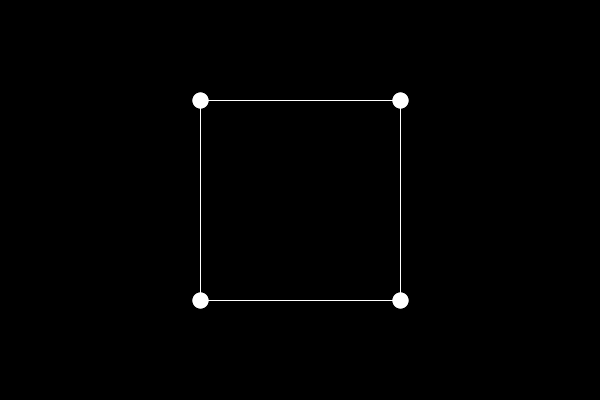
Frame 1 (no input)
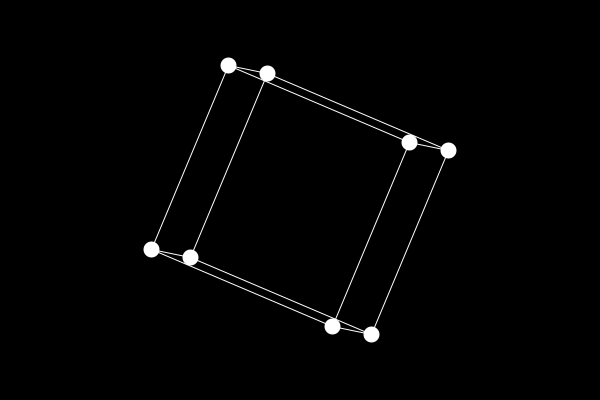
Frame 60 (the mouse pressed at the canvas centre just before this capture)
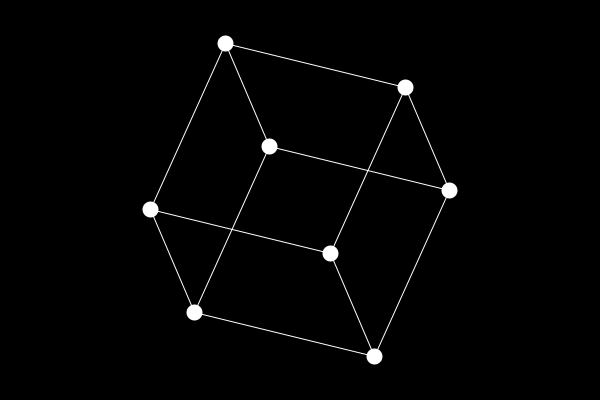
Frame 120 (the mouse held since frame 60 and released just before this capture)

The Processing sketch that drew these frames (run headless with seeded random() and noise(); from frame 60 on, the mouse is pressed at the canvas centre):

// Processing sketch: ThirdDementionCUBEROTATE
// ── ThirdDementionCUBEROTATE.pde
float angle = 0;

PVector[] points = new PVector[8];

float[][] projection = {
  {1, 0, 0},
  {0, 1, 0}
};

void setup() {                                  //vytvoreni samotne krychle
  size(600, 400);

  points[0] = new PVector(-0.5, -0.5, -0.5);
  points[1] = new PVector(0.5, -0.5, -0.5);
  points[2] = new PVector(0.5, 0.5, -0.5);
  points[3] = new PVector(-0.5, 0.5, -0.5);
  points[4] = new PVector(-0.5, -0.5, 0.5);
  points[5] = new PVector(0.5, -0.5, 0.5);
  points[6] = new PVector(0.5, 0.5, 0.5);
  points[7] = new PVector(-0.5, 0.5, 0.5);
}

void draw() {
  background(0);
  translate(width/2, height/2);


  float[][] rotationZ = {                          //rotace kolem osy z
    { cos(angle), -sin(angle), 0},
    { sin(angle), cos(angle), 0},
    { 0, 0, 1}
  };

  float[][] rotationX = {                          //rotace kolem osy x
    { 1, 0, 0},
    { 0, cos(angle), -sin(angle)},
    { 0, sin(angle), cos(angle)}
  };

  float[][] rotationY = {                          //rotace kolem osy y
    { cos(angle), 0, sin(angle)},
    { 0, 1, 0},
    { -sin(angle), 0, cos(angle)}
  };

  PVector[] projected = new PVector[8];

  int index = 0;
  for (PVector v : points) {
    PVector rotated = matmul(rotationY, v);
    rotated = matmul(rotationX, rotated);
    rotated = matmul(rotationZ, rotated);
    PVector projected2d = matmul(projection, rotated);
    projected2d.mult(200);
    projected[index] = projected2d;
    //point(projected2d.x, projected2d.y);
    index++;
  }

  for (PVector v : projected) {
    stroke(255);
    strokeWeight(16);
    noFill();
    point(v.x, v.y);
  }

  // Connecting
  for (int i = 0; i < 4; i++) {
    connect(i, (i+1) % 4, projected);
    connect(i+4, ((i+1) % 4)+4, projected);
    connect(i, i+4, projected);
  }





  angle += 0.03;
}

void connect(int i, int j, PVector[] points) {
  PVector a = points[i];
  PVector b = points[j];
  strokeWeight(1);
  stroke(255);
  line(a.x, a.y, b.x, b.y);
}

// ── matrix.pde
float[][] vecToMatrix(PVector v) {
  float[][] m = new float[3][1];
  m[0][0] = v.x;
  m[1][0] = v.y;
  m[2][0] = v.z;
  return m;
}

PVector matrixToVec(float[][] m) {
  PVector v = new PVector();
  v.x = m[0][0];
  v.y = m[1][0];
  if (m.length > 2) {
    v.z = m[2][0];
  }
  return v;
}

void logMatrix(float[][] m) {
  int cols = m[0].length;
  int rows = m.length;
  println(rows + "x" + cols);
  println("----------------");
  for (int i = 0; i < rows; i++) {
    for (int j = 0; j < cols; j++) {
      print(m[i][j] + " ");
    }
    println();
  }
  println();
}


PVector matmul(float[][] a, PVector b) {
  float[][] m = vecToMatrix(b);
  return matrixToVec(matmul(a,m));
}

float[][] matmul(float[][] a, float[][] b) {
  int colsA = a[0].length;
  int rowsA = a.length;
  int colsB = b[0].length;
  int rowsB = b.length;

  if (colsA != rowsB) {
    println("Columns of A must match rows of B");
    return null;
  }

  float result[][] = new float[rowsA][colsB];

  for (int i = 0; i < rowsA; i++) {
    for (int j = 0; j < colsB; j++) {
      float sum = 0;
      for (int k = 0; k < colsA; k++) {
        sum += a[i][k] * b[k][j];
      }
      result[i][j] = sum;
    }
  }
  return result;
}
